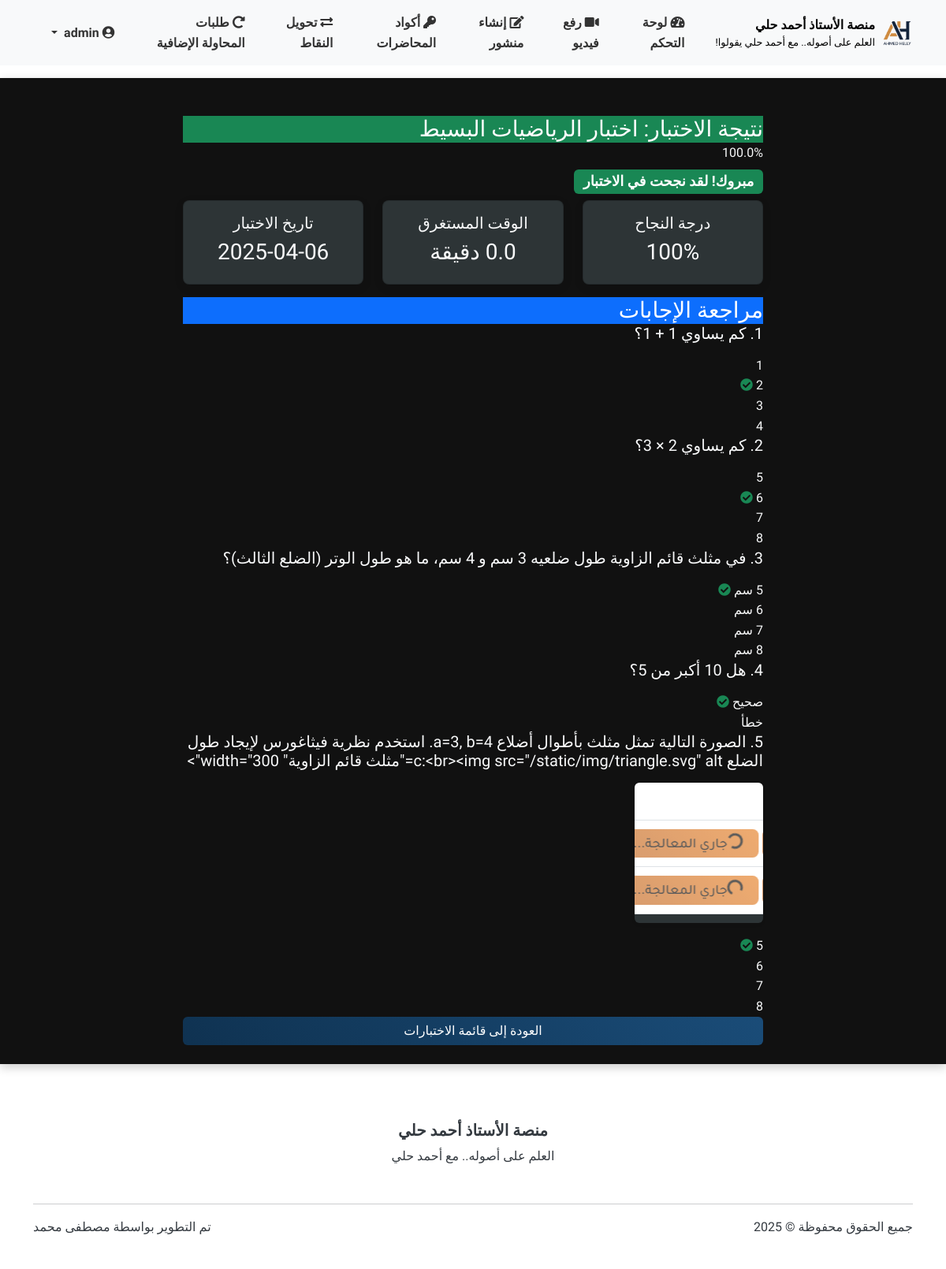
The app's page /student/attempt/10/results (signed in) with its own data.
### models.py (models this page shows, shortened)
class User(UserMixin, db.Model):
    __tablename__ = 'users'
    id = db.Column(db.Integer, primary_key=True)
    username = db.Column(db.String(64), unique=True, nullable=False)
    full_name = db.Column(db.String(100), nullable=True)  # الاسم الثلاثي
    email = db.Column(db.String(100), nullable=True)  # البريد الإلكتروني للاستعادة
    phone = db.Column(db.String(20), nullable=True)   # رقم الهاتف للاستعادة
    password_hash = db.Column(db.String(256), nullable=False)
    role = db.Column(db.String(20), nullable=False)  # 'admin' or 'student'
    points = db.Column(db.Integer, default=0)  # نقاط المحفظة
    reset_token = db.Column(db.String(100), nullable=True)  # رمز استعادة كلمة المرور
    reset_token_expiry = db.Column(db.DateTime, nullable=True)  # تاريخ انتهاء صلاحية الرمز
    created_at = db.Column(db.DateTime, default=datetime.utcnow)  # تاريخ إنشاء الحساب
    videos = db.relationship('Video', backref='uploader', lazy='dynamic')
    comments = db.relationship('Comment', backref='author', lazy='dynamic')
    posts = db.relationship('Post', backref='author', lazy='dynamic')
    video_views = db.relationship('VideoView', backref='viewer', lazy='dynamic')
    def is_admin(self):
        return self.role == 'admin'

class Test(db.Model):
    __tablename__ = 'tests'
    id = db.Column(db.Integer, primary_key=True)
    title = db.Column(db.String(100), nullable=False)
    description = db.Column(db.Text, nullable=True)
    created_by = db.Column(db.Integer, db.ForeignKey('users.id'), nullable=False)
    created_at = db.Column(db.DateTime, default=datetime.utcnow)
    is_active = db.Column(db.Boolean, default=True)
    time_limit_minutes = db.Column(db.Integer, default=30)  # Time limit in minutes
    passing_score = db.Column(db.Integer, default=60)  # Passing score percentage
    questions = db.relationship('TestQuestion', backref='test', lazy='dynamic', cascade='all, delete-orphan')
    attempts = db.relationship('TestAttempt', backref='test', lazy='dynamic')
    creator = db.relationship('User', backref=db.backref('created_tests', lazy='dynamic'))

class TestAttempt(db.Model):
    __tablename__ = 'test_attempts'
    id = db.Column(db.Integer, primary_key=True)
    test_id = db.Column(db.Integer, db.ForeignKey('tests.id'), nullable=False)
    user_id = db.Column(db.Integer, db.ForeignKey('users.id'), nullable=False)
    started_at = db.Column(db.DateTime, default=datetime.utcnow)
    completed_at = db.Column(db.DateTime, nullable=True)
    score = db.Column(db.Float, nullable=True)  # Final score as percentage
    passed = db.Column(db.Boolean, nullable=True)  # Whether the user passed
    user = db.relationship('User', backref=db.backref('test_attempts', lazy='dynamic'))
    answers = db.relationship('TestAnswer', backref='attempt', lazy='dynamic', cascade='all, delete-orphan')

class TestQuestion(db.Model):
    __tablename__ = 'test_questions'
    id = db.Column(db.Integer, primary_key=True)
    test_id = db.Column(db.Integer, db.ForeignKey('tests.id'), nullable=False)
    question_text = db.Column(db.Text, nullable=False)
    question_type = db.Column(db.String(20), default='multiple_choice')  # multiple_choice, true_false, short_answer
    points = db.Column(db.Integer, default=1)  # Points for this question
    order = db.Column(db.Integer, default=0)  # Order in the test
    image_path = db.Column(db.String(255), nullable=True)  # Path to question image
    choices = db.relationship('QuestionChoice', backref='question', lazy='dynamic', cascade='all, delete-orphan')

class QuestionChoice(db.Model):
    __tablename__ = 'question_choices'
    id = db.Column(db.Integer, primary_key=True)
    question_id = db.Column(db.Integer, db.ForeignKey('test_questions.id'), nullable=False)
    choice_text = db.Column(db.Text, nullable=False)
    is_correct = db.Column(db.Boolean, default=False)
    order = db.Column(db.Integer, default=0)  # Order of choices

### routes.py (the view)
@student_bp.route('/attempt/<int:attempt_id>/results')
@login_required
def test_results(attempt_id):
    attempt = TestAttempt.query.get_or_404(attempt_id)
    if attempt.user_id != current_user.id and not current_user.is_admin():
        abort(403)
    if not attempt.completed_at and attempt.user_id == current_user.id:
        return redirect(url_for('student.take_test', attempt_id=attempt_id))
    test = Test.query.get_or_404(attempt.test_id)
    if attempt.score is None:
        attempt.calculate_score()
        db.session.commit()
    questions = TestQuestion.query.filter_by(test_id=test.id).order_by(TestQuestion.order).all()
    answers = TestAnswer.query.filter_by(attempt_id=attempt.id).all()
    answers_by_question = {answer.question_id: answer for answer in answers}
    return render_template('student/test_results.html',
                         test=test,
                         attempt=attempt,
                         questions=questions,
                         answers_by_question=answers_by_question)

### templates/student/test_results.html (shortened to what this page needs)
{% extends 'base.html' %}
{% block content %}
<div class="container mt-4">
    <div class="row">
        <div class="col-md-8 offset-md-2">
            <div class="result-card">
                <div class="result-header {% if attempt.passed %}bg-success{% else %}bg-danger{% endif %} text-white">
                    <h3 class="m-0">نتيجة الاختبار: {{ test.title }}</h3>
                </div>
                <div class="result-body">
                    <div class="score-display">
                        <div class="score-circle {% if attempt.passed %}score-passing{% else %}score-failing{% endif %}">
                            {{ "%.1f"|format(attempt.score) }}%
                        </div>
                        <h4 class="mt-2">
                            {% if attempt.passed %}
                                <span class="badge bg-success">مبروك! لقد نجحت في الاختبار</span>
                            {% else %}
                                <span class="badge bg-danger">للأسف، لم تتمكن من اجتياز الاختبار</span>
                            {% endif %}
                        </h4>
                    </div>
                    <div class="test-details">
                        <div class="row text-center">
                            <div class="col-md-4">
                                <div class="card mb-3">
                                    <div class="card-body">
                                        <h5>درجة النجاح</h5>
                                        <p class="h3">{{ test.passing_score }}%</p>
                                    </div>
                                </div>
                            </div>
                            <div class="col-md-4">
                                <div class="card mb-3">
                                    <div class="card-body">
                                        <h5>الوقت المستغرق</h5>
                                        <p class="h3">
                                            {% set duration = (attempt.completed_at - attempt.started_at).total_seconds() // 60 %}
                                            {{ duration }} دقيقة
                                        </p>
                                    </div>
                                </div>
                            </div>
                            <div class="col-md-4">
                                <div class="card mb-3">
                                    <div class="card-body">
                                        <h5>تاريخ الاختبار</h5>
                                        <p class="h3">{{ attempt.completed_at.strftime('%Y-%m-%d') }}</p>
                                    </div>
                                </div>
                            </div>
                        </div>
                    </div>
                </div>
            </div>
            <div class="result-card">
                <div class="result-header bg-primary text-white">
                    <h3 class="m-0">مراجعة الإجابات</h3>
                </div>
                <div class="result-body">
                    {% for question in questions %}
                        {% set answer = answers_by_question.get(question.id) %}
                        <div class="question-container {% if answer and answer.is_correct %}question-correct{% elif answer %}question-incorrect{% endif %}">
                            <h5>{{ loop.index }}. {{ question.question_text }}</h5>
                            {% if question.image_path %}
                            <div class="question-image my-3">
                                <img src="{{ url_for('static', filename=question.image_path) }}" alt="صورة للسؤال {{ loop.index }}" class="img-fluid rounded shadow-sm" style="max-width: 100%; max-height: 300px;">
                            </div>
                            {% endif %}
                            {% if question.question_type in ['multiple_choice', 'true_false'] %}
                                <div class="choices mt-3">
                                    {% for choice in question.choices %}
                                        <div class="choice-text
                                            {% if answer and answer.selected_choice_id == choice.id %}choice-selected
                                                {% if choice.is_correct %}choice-correct{% else %}choice-incorrect{% endif %}
                                            {% elif choice.is_correct %}choice-correct{% endif %}">
                                            {{ choice.choice_text }}
                                            {% if answer and answer.selected_choice_id == choice.id %}
                                                {% if choice.is_correct %}
                                                    <i class="fas fa-check-circle text-success ml-2"></i>
                                                {% else %}
                                                    <i class="fas fa-times-circle text-danger ml-2"></i>
                                                {% endif %}
                                            {% elif choice.is_correct %}
                                                <i class="fas fa-check-circle text-success ml-2"></i>
                                            {% endif %}
                                        </div>
                                    {% endfor %}
                                </div>
                            {% endif %}
                        </div>
                    {% endfor %}
                </div>
            </div>
            <div class="d-grid gap-2">
                <a href="{{ url_for('student_tests.available_tests') }}" class="btn btn-primary">العودة إلى قائمة الاختبارات</a>
            </div>
        </div>
    </div>
</div>
{% endblock %}

### templates/base.html (shortened to what this page needs)
<!DOCTYPE html>
<html lang="ar" dir="rtl">
<head>
    <link rel="stylesheet" href="https://cdnjs.cloudflare.com/ajax/libs/font-awesome/5.15.4/css/all.min.css">
    <link rel="stylesheet" href="https://cdn.jsdelivr.net/npm/bootstrap@5.3.0/dist/css/bootstrap.rtl.min.css">
    <link rel="stylesheet" href="{{ url_for('static', filename='css/style.css') }}">
</head>
<body>
    <header>
        <nav class="navbar navbar-expand-lg navbar-light bg-light sticky-top">
            <div class="container">
                <a class="navbar-brand d-flex align-items-center" href="{{ url_for('main.index') }}">
                    <img src="{{ url_for('static', filename='img/ahmed-helly-logo.png') }}" alt="شعار المنصة" height="50">
                    <div class="ms-2 d-flex flex-column">
                        <span style="font-size: 1rem; color: #000; font-weight: bold;">منصة الأستاذ أحمد حلي</span>
                        <small class="d-none d-md-block" style="font-size: 0.8rem; color: #000;">العلم على أصوله.. مع أحمد حلي يقولوا!</small>
                    </div>
                </a>
                <div class="collapse navbar-collapse navbar-custom" id="navbarNav">
                    <ul class="navbar-nav">
                        {% if current_user.is_authenticated %}
                            {% if current_user.role == 'admin' %}
                                <li class="nav-item">
                                    <a class="nav-link {% if request.path.startswith('/admin/dashboard') %}active{% endif %}" href="{{ url_for('admin.dashboard') }}">
                                        <i class="fas fa-tachometer-alt"></i> لوحة التحكم
                                    </a>
                                </li>
                                <li class="nav-item">
                                    <a class="nav-link {% if request.path.startswith('/admin/upload_video') %}active{% endif %}" href="{{ url_for('admin.upload_video') }}">
                                        <i class="fas fa-video"></i> رفع فيديو
                                    </a>
                                </li>
                                <li class="nav-item">
                                    <a class="nav-link {% if request.path.startswith('/admin/create_post') %}active{% endif %}" href="{{ url_for('admin.create_post') }}">
                                        <i class="fas fa-edit"></i> إنشاء منشور
                                    </a>
                                </li>
                                <li class="nav-item">
                                    <a class="nav-link {% if request.path.startswith('/admin/lecture_codes') %}active{% endif %}" href="{{ url_for('admin.lecture_codes') }}">
                                        <i class="fas fa-key"></i> أكواد المحاضرات
                                    </a>
                                </li>
                                <li class="nav-item">
                                    <a class="nav-link {% if request.path.startswith('/admin/transfer_points') %}active{% endif %}" href="{{ url_for('admin.transfer_points') }}">
                                        <i class="fas fa-exchange-alt"></i> تحويل النقاط
                                    </a>
                                </li>
                                <li class="nav-item">
                                    <a class="nav-link {% if request.path.startswith('/admin/retry_requests') %}active{% endif %}" href="{{ url_for('admin_tests.retry_requests') }}">
                                        <i class="fas fa-redo-alt"></i> طلبات المحاولة الإضافية
                                    </a>
                                </li>
                            {% endif %}
                        {% endif %}
                    </ul>
                    {% if current_user.is_authenticated %}
                    <ul class="navbar-nav ms-auto">
                        <li class="nav-item dropdown">
                            <a class="nav-link dropdown-toggle" href="#" id="navbarDropdown" role="button"
                               data-bs-toggle="dropdown" aria-expanded="false">
                                <i class="fas fa-user-circle"></i>
                                {{ current_user.username }}
                            </a>
                        </li>
                    </ul>
                    {% endif %}
                </div>
            </div>
        </nav>
    </header>
    <main class="py-4">
        {% block content %}{% endblock %}
    </main>
    <footer class="bg-white py-4 mt-5">
        <div class="container">
            <div class="row align-items-center">
                <div class="col-md-12 text-center mb-3">
                    <h5 class="fw-bold">منصة الأستاذ أحمد حلي</h5>
                    <p class="mb-3">العلم على أصوله.. مع أحمد حلي</p>
                </div>
            </div>
            <hr>
            <div class="row">
                <div class="col-md-6">
                    <p>جميع الحقوق محفوظة &copy; 2025</p>
                </div>
                <div class="col-md-6 text-md-end">
                    <p>تم التطوير بواسطة <a href="https://www.linkedin.com/in/mstafamohamed/" target="_blank">مصطفى محمد</a></p>
                </div>
            </div>
        </div>
    </footer>
</body>
</html>

### records on screen
User: username "admin"
Test: title "اختبار الرياضيات البسيط", passing_score "100"
TestAttempt: score "100.0", completed_at "2025-04-06"
TestQuestion: question_text "كم يساوي 1 + 1؟"
QuestionChoice: choice_text "1"
QuestionChoice: choice_text "2", is_correct True (drawn)
QuestionChoice: choice_text "3"
QuestionChoice: choice_text "4"
TestQuestion: question_text "كم يساوي 2 × 3؟"
QuestionChoice: choice_text "5"
QuestionChoice: is_correct True (drawn)
QuestionChoice: choice_text "7"
QuestionChoice: choice_text "8"
TestQuestion: question_text "في مثلث قائم الزاوية طول ضلعيه 3 سم و 4 سم، ما هو طول الوتر (الضلع الثالث)؟"
QuestionChoice: choice_text "5 سم", is_correct True (drawn)
QuestionChoice: choice_text "6 سم"
QuestionChoice: choice_text "7 سم"
QuestionChoice: choice_text "8 سم"
TestQuestion: question_text "هل 10 أكبر من 5؟"
QuestionChoice: choice_text "صحيح", is_correct True (drawn)
QuestionChoice: choice_text "خطأ"
TestQuestion: question_text "الصورة التالية تمثل مثلث بأطوال أضلاع a=3, b=4. استخدم نظرية فيثاغورس لإيجاد طول الضلع c:<br><img src=\"/static/img/triangle.svg\" alt=\"مثلث قائم الزاوية\" width=\"300\">", image_path (picture)
QuestionChoice: is_correct True (drawn)
QuestionChoice: choice_text "6"
QuestionChoice: choice_text "7"
QuestionChoice: choice_text "8"
